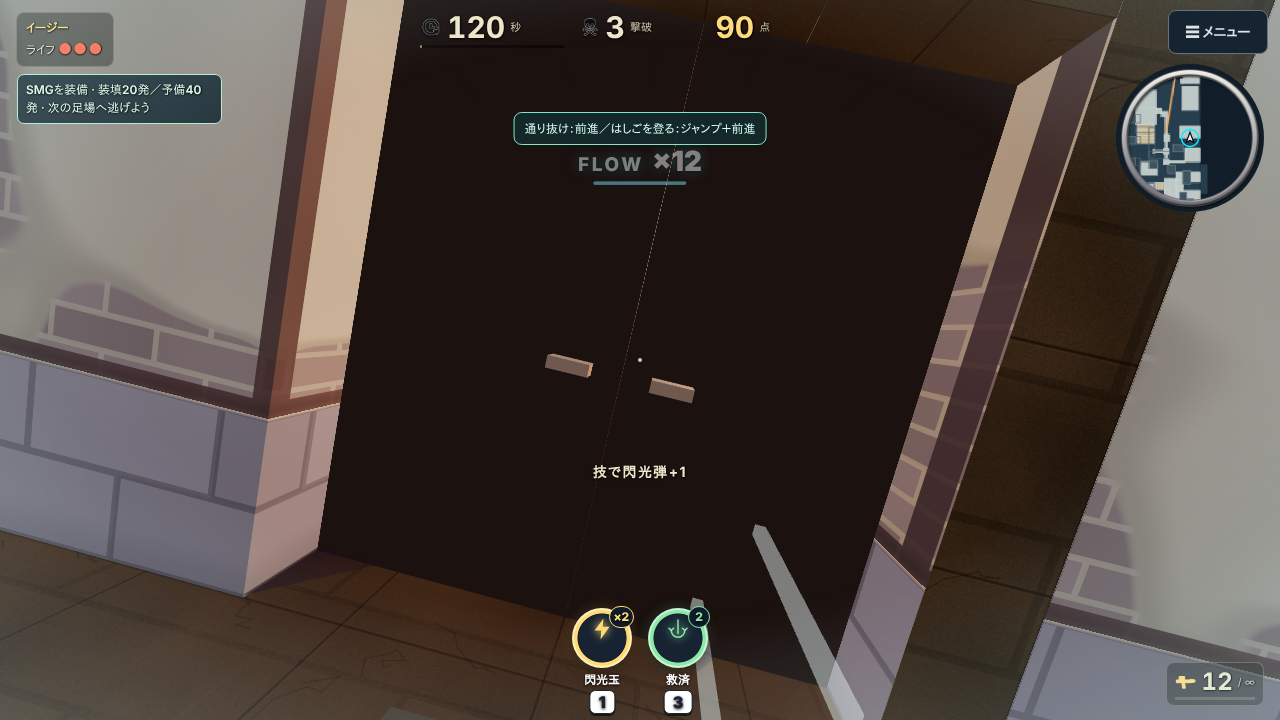
#> input picture branch-evidence/desktop-index-north-original-inbound.png, 1280 x 720 px
$ python grade.py ../../branch-evidence/desktop-index-north-original-inbound.png ../../branch-evidence/desktop-canyon-ladder-0-up.png
#> lines starting #> are read from the running program, lines starting #| are printed output that depends on the picture
import sys
from PIL import Image, ImageFilter
import numpy as np
src,out=sys.argv[1],sys.argv[2]
im=Image.open(src).convert('RGB').resize((1920,1080),Image.LANCZOS)
a=np.asarray(im).astype(np.float32)/255
a=a+0.18*(a-0.5)*(1-np.abs(2*a-1))*2                     # gentle S-curve
lum=(a*[0.299,0.587,0.114]).sum(2,keepdims=True); a=lum+(a-lum)*1.2   # saturation
#> after `lum = (a * [0.299, 0.587, 0.114]).sum(2, keepdims=True)`:
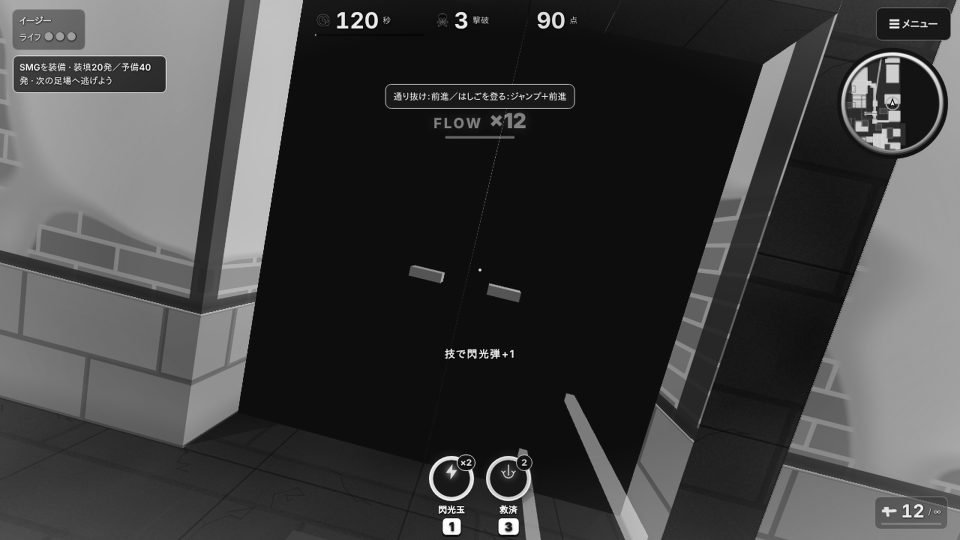
#> lum: shape (1080, 1920, 1) float64 (shown at 1/2 size); min 0, max 1, mean 0.255
#> after `a = lum + (a - lum) * 1.2`:
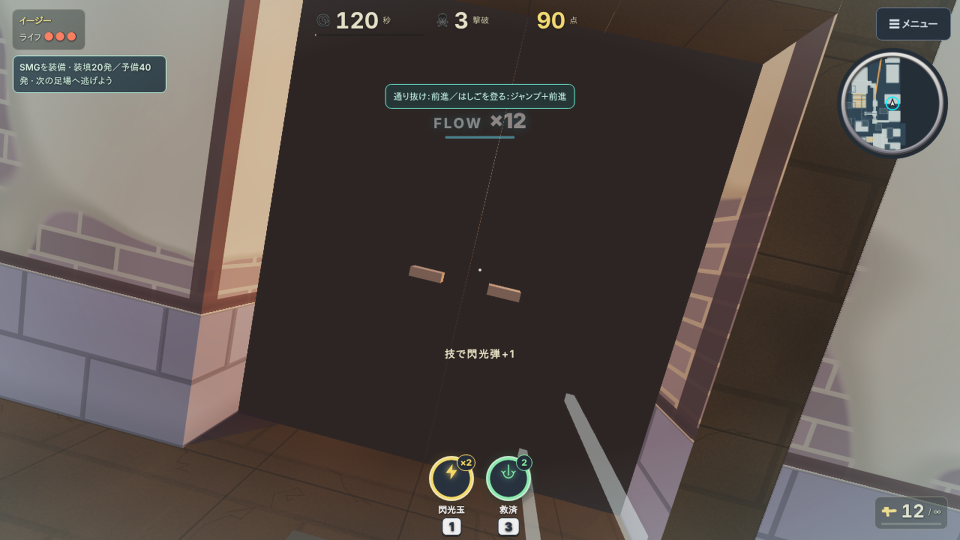
#> a: shape (1080, 1920, 3) float64 (shown at 1/2 size); mean R, G, B 0.285, 0.245, 0.225; drawn with min black and max white
a[...,0]+=0.035*lum[...,0]; a[...,2]-=0.02*lum[...,0]                 # warm highlights
h,w=a.shape[:2]; y=np.linspace(0,1,h)[:,None]
#> after `h, w = a.shape[:2]`: h = 1080; w = 1920
#> after `y = np.linspace(0, 1, h)[:, None]`: y = 1080 values from 0 to 1
sky=np.clip(1-y/0.42,0,1)**1.6                                        # deeper rose at the top of the sky
a=a*(1-0.24*sky[...,None])+np.array([0.40,0.24,0.36])*0.24*sky[...,None]
x=np.linspace(-1,1,w)[None,:]; yy=np.linspace(-1,1,h)[:,None]
#> after `yy = np.linspace(-1, 1, h)[:, None]`: yy = 1080 values from -1 to 1
v=1-0.26*np.clip((x**2*0.8+yy**2)-0.25,0,1.5); a=a*v[...,None]      # vignette
#> after `a = a * v[..., None]`:
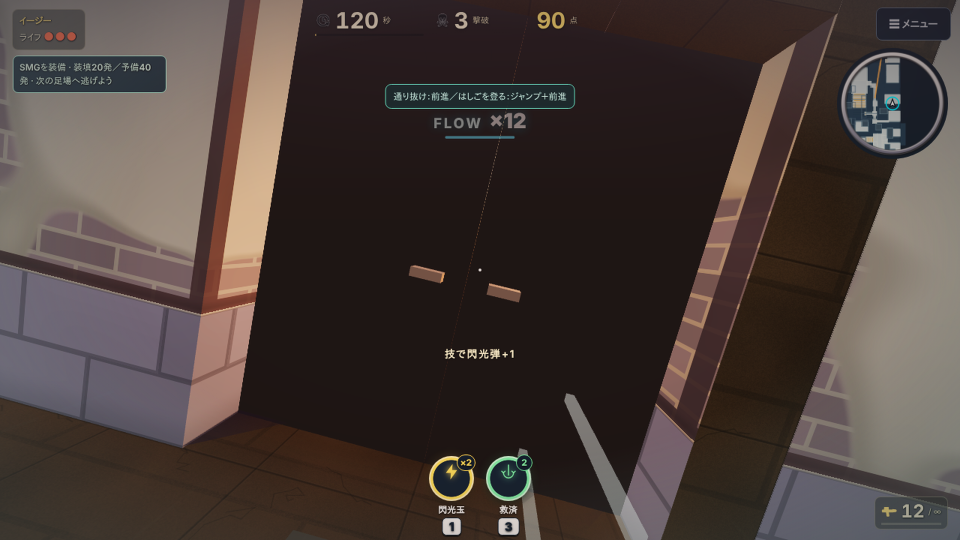
#> a: shape (1080, 1920, 3) float64 (shown at 1/2 size); mean R, G, B 0.261, 0.212, 0.195; drawn with min black and max white
im=Image.fromarray((np.clip(a,0,1)*255).astype(np.uint8)).filter(ImageFilter.UnsharpMask(radius=1.4,percent=55,threshold=2))
im.save(out+'.png'); im.save(out+'.webp',quality=80,method=6); im.resize((960,540),Image.LANCZOS).save(out+'-preview.jpg',quality=85)
#> after `im.save(out + '.png')`:
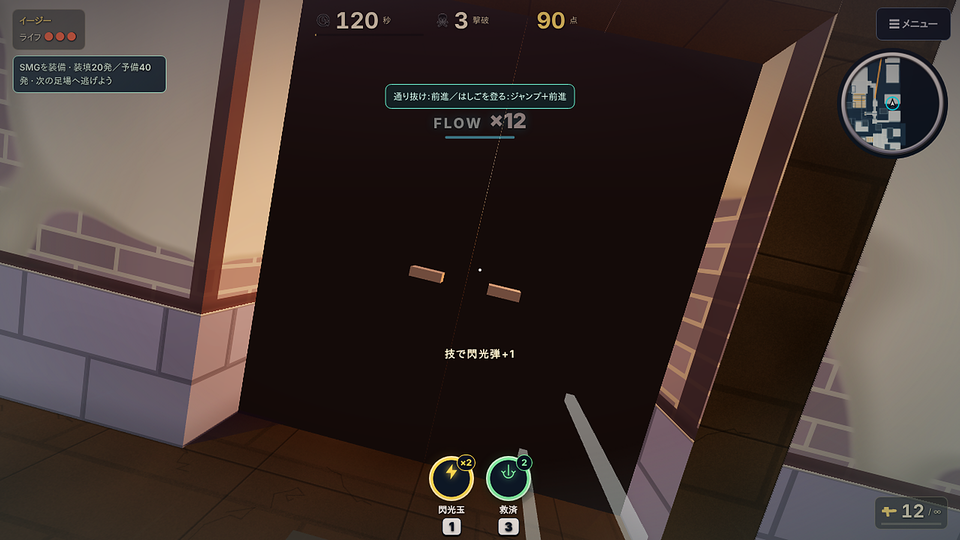
#> saved as desktop-canyon-ladder-0-up.png-preview.jpg: PIL image 960x540 RGB; mean R, G, B 66.1, 53.7, 49.2
